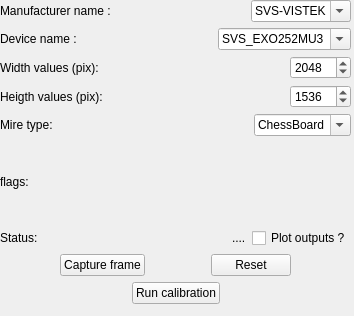
<?xml version="1.0" encoding="UTF-8"?>
<ui version="4.0">
 <class>CameraCalibration</class>
 <widget class="QWidget" name="CameraCalibration">
  <property name="enabled">
   <bool>true</bool>
  </property>
  <property name="geometry">
   <rect>
    <x>0</x>
    <y>0</y>
    <width>354</width>
    <height>316</height>
   </rect>
  </property>
  <property name="windowTitle">
   <string>Camera calibration</string>
  </property>
  <widget class="QWidget" name="dockWidget_cameraCalibrationContents" native="true">
   <property name="geometry">
    <rect>
     <x>0</x>
     <y>0</y>
     <width>351</width>
     <height>304</height>
    </rect>
   </property>
   <layout class="QVBoxLayout" name="verticalLayout">
    <property name="sizeConstraint">
     <enum>QLayout::SetNoConstraint</enum>
    </property>
    <item>
     <layout class="QHBoxLayout" name="horizontalLayout_2">
      <item>
       <widget class="QLabel" name="label_7">
        <property name="text">
         <string>Manufacturer name :</string>
        </property>
       </widget>
      </item>
      <item>
       <spacer name="horizontalSpacer">
        <property name="orientation">
         <enum>Qt::Horizontal</enum>
        </property>
        <property name="sizeHint" stdset="0">
         <size>
          <width>40</width>
          <height>20</height>
         </size>
        </property>
       </spacer>
      </item>
      <item>
       <widget class="QComboBox" name="comboBox_manufacturerName">
        <property name="editable">
         <bool>true</bool>
        </property>
        <item>
         <property name="text">
          <string>SVS-VISTEK</string>
         </property>
        </item>
        <item>
         <property name="text">
          <string>LOGITECH</string>
         </property>
        </item>
       </widget>
      </item>
     </layout>
    </item>
    <item>
     <layout class="QHBoxLayout" name="horizontalLayout_3">
      <item>
       <widget class="QLabel" name="label">
        <property name="text">
         <string>Device name :</string>
        </property>
       </widget>
      </item>
      <item>
       <spacer name="horizontalSpacer_2">
        <property name="orientation">
         <enum>Qt::Horizontal</enum>
        </property>
        <property name="sizeHint" stdset="0">
         <size>
          <width>40</width>
          <height>20</height>
         </size>
        </property>
       </spacer>
      </item>
      <item>
       <widget class="QComboBox" name="comboBox_deviceName">
        <property name="editable">
         <bool>true</bool>
        </property>
        <item>
         <property name="text">
          <string>SVS_EXO252MU3</string>
         </property>
        </item>
        <item>
         <property name="text">
          <string>SVS_EXO174MU3</string>
         </property>
        </item>
       </widget>
      </item>
     </layout>
    </item>
    <item>
     <layout class="QHBoxLayout" name="horizontalLayout_4">
      <item>
       <widget class="QLabel" name="label_2">
        <property name="text">
         <string>Width values (pix):</string>
        </property>
       </widget>
      </item>
      <item>
       <spacer name="horizontalSpacer_3">
        <property name="orientation">
         <enum>Qt::Horizontal</enum>
        </property>
        <property name="sizeHint" stdset="0">
         <size>
          <width>40</width>
          <height>20</height>
         </size>
        </property>
       </spacer>
      </item>
      <item>
       <widget class="QSpinBox" name="spinBox_width">
        <property name="maximum">
         <number>10000</number>
        </property>
        <property name="value">
         <number>2048</number>
        </property>
       </widget>
      </item>
     </layout>
    </item>
    <item>
     <layout class="QHBoxLayout" name="horizontalLayout_5">
      <item>
       <widget class="QLabel" name="label_3">
        <property name="text">
         <string>Heigth values (pix):</string>
        </property>
       </widget>
      </item>
      <item>
       <spacer name="horizontalSpacer_4">
        <property name="orientation">
         <enum>Qt::Horizontal</enum>
        </property>
        <property name="sizeHint" stdset="0">
         <size>
          <width>40</width>
          <height>20</height>
         </size>
        </property>
       </spacer>
      </item>
      <item>
       <widget class="QSpinBox" name="spinBox_heigth">
        <property name="maximum">
         <number>10000</number>
        </property>
        <property name="value">
         <number>1536</number>
        </property>
       </widget>
      </item>
     </layout>
    </item>
    <item>
     <layout class="QHBoxLayout" name="horizontalLayout_6">
      <item>
       <widget class="QLabel" name="label_5">
        <property name="text">
         <string>Mire type:</string>
        </property>
       </widget>
      </item>
      <item>
       <spacer name="horizontalSpacer_5">
        <property name="orientation">
         <enum>Qt::Horizontal</enum>
        </property>
        <property name="sizeHint" stdset="0">
         <size>
          <width>40</width>
          <height>20</height>
         </size>
        </property>
       </spacer>
      </item>
      <item>
       <widget class="QComboBox" name="comboBox_mireType">
        <property name="editable">
         <bool>true</bool>
        </property>
        <item>
         <property name="text">
          <string>ChessBoard</string>
         </property>
        </item>
        <item>
         <property name="text">
          <string>ArucoBoard</string>
         </property>
        </item>
       </widget>
      </item>
     </layout>
    </item>
    <item>
     <layout class="QHBoxLayout" name="horizontalLayout_7">
      <item>
       <widget class="QLabel" name="label_6">
        <property name="text">
         <string>flags:</string>
        </property>
       </widget>
      </item>
      <item>
       <spacer name="horizontalSpacer_6">
        <property name="orientation">
         <enum>Qt::Horizontal</enum>
        </property>
        <property name="sizeHint" stdset="0">
         <size>
          <width>40</width>
          <height>20</height>
         </size>
        </property>
       </spacer>
      </item>
     </layout>
    </item>
    <item>
     <layout class="QHBoxLayout" name="horizontalLayout_8">
      <item>
       <widget class="QLabel" name="label_4">
        <property name="text">
         <string>Status:</string>
        </property>
       </widget>
      </item>
      <item>
       <spacer name="horizontalSpacer_7">
        <property name="orientation">
         <enum>Qt::Horizontal</enum>
        </property>
        <property name="sizeHint" stdset="0">
         <size>
          <width>40</width>
          <height>20</height>
         </size>
        </property>
       </spacer>
      </item>
      <item>
       <widget class="QLabel" name="label_status">
        <property name="text">
         <string>....</string>
        </property>
        <property name="scaledContents">
         <bool>true</bool>
        </property>
       </widget>
      </item>
      <item>
       <widget class="QCheckBox" name="checkBox_plotOutputs">
        <property name="text">
         <string>Plot outputs ?</string>
        </property>
       </widget>
      </item>
     </layout>
    </item>
    <item>
     <layout class="QHBoxLayout" name="horizontalLayout_9">
      <item>
       <spacer name="horizontalSpacer_8">
        <property name="orientation">
         <enum>Qt::Horizontal</enum>
        </property>
        <property name="sizeHint" stdset="0">
         <size>
          <width>40</width>
          <height>20</height>
         </size>
        </property>
       </spacer>
      </item>
      <item>
       <widget class="QPushButton" name="pushButton_captureFame">
        <property name="text">
         <string>Capture frame</string>
        </property>
       </widget>
      </item>
      <item>
       <spacer name="horizontalSpacer_9">
        <property name="orientation">
         <enum>Qt::Horizontal</enum>
        </property>
        <property name="sizeHint" stdset="0">
         <size>
          <width>40</width>
          <height>20</height>
         </size>
        </property>
       </spacer>
      </item>
      <item>
       <widget class="QPushButton" name="pushButton_reset">
        <property name="text">
         <string>Reset</string>
        </property>
       </widget>
      </item>
      <item>
       <spacer name="horizontalSpacer_10">
        <property name="orientation">
         <enum>Qt::Horizontal</enum>
        </property>
        <property name="sizeHint" stdset="0">
         <size>
          <width>40</width>
          <height>20</height>
         </size>
        </property>
       </spacer>
      </item>
     </layout>
    </item>
    <item>
     <layout class="QHBoxLayout" name="horizontalLayout_10">
      <item>
       <spacer name="horizontalSpacer_11">
        <property name="orientation">
         <enum>Qt::Horizontal</enum>
        </property>
        <property name="sizeHint" stdset="0">
         <size>
          <width>40</width>
          <height>20</height>
         </size>
        </property>
       </spacer>
      </item>
      <item>
       <widget class="QPushButton" name="pushButton_runCalibration">
        <property name="text">
         <string>Run calibration</string>
        </property>
       </widget>
      </item>
      <item>
       <spacer name="horizontalSpacer_12">
        <property name="orientation">
         <enum>Qt::Horizontal</enum>
        </property>
        <property name="sizeHint" stdset="0">
         <size>
          <width>40</width>
          <height>20</height>
         </size>
        </property>
       </spacer>
      </item>
     </layout>
    </item>
   </layout>
  </widget>
 </widget>
 <resources/>
 <connections/>
</ui>
